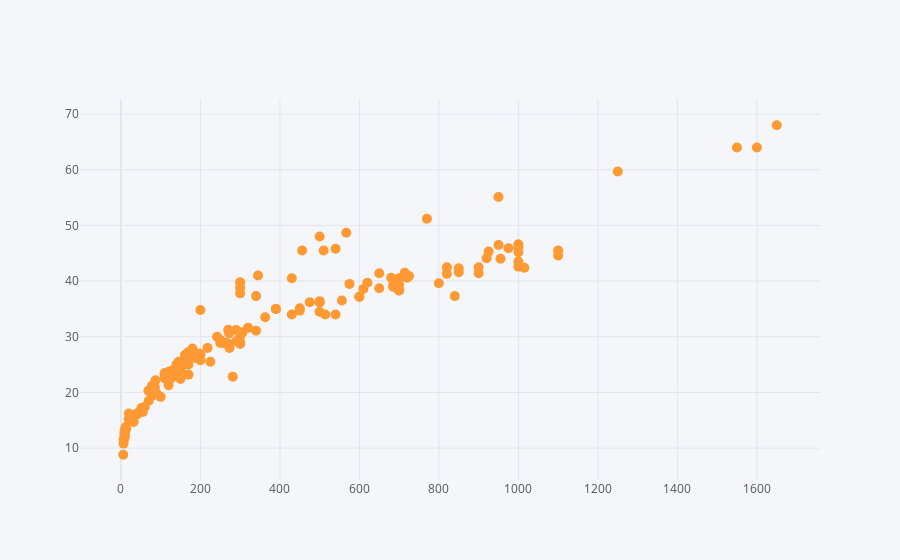

The notebook cell saved with this chart:
### Code cell
bagsdata.iplot(kind='scatter',x='Cost',y='Length',mode='markers',size=10)

### Figure 1 — Plotly figure (JSON) as saved in the notebook; plotly's stock layout.template omitted (floating-point values rounded to 4 significant figures; data arrays with more than 128 entries replaced by an {"elided": "..."} marker saying what was removed)
{"data": [{"line": {"color": "rgba(255, 153, 51, 1.0)", "dash": "solid", "shape": "linear", "width": 1.3}, "marker": {"size": 10, "symbol": "circle"}, "mode": "markers", "name": "Length", "text": "", "type": "scatter", "x": {"elided": "159 float values"}, "y": {"elided": "159 float values"}}], "layout": {"legend": {"bgcolor": "#F5F6F9", "font": {"color": "#4D5663"}}, "paper_bgcolor": "#F5F6F9", "plot_bgcolor": "#F5F6F9", "title": {"font": {"color": "#4D5663"}}, "xaxis": {"gridcolor": "#E1E5ED", "showgrid": true, "tickfont": {"color": "#4D5663"}, "title": {"font": {"color": "#4D5663"}, "text": ""}, "zerolinecolor": "#E1E5ED"}, "yaxis": {"gridcolor": "#E1E5ED", "showgrid": true, "tickfont": {"color": "#4D5663"}, "title": {"font": {"color": "#4D5663"}, "text": ""}, "zerolinecolor": "#E1E5ED"}}}
